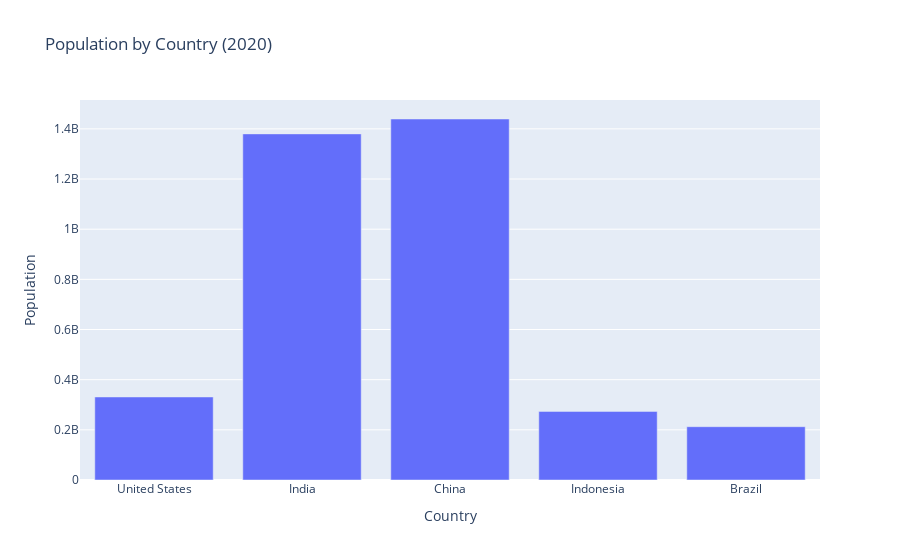

Notebook cell for this chart:
### Code cell
fig = px.bar(
    x=df_pivot_2020.index,
    y=df_pivot_2020['Population'],
    labels={"x": "Country", "y": "Population"},
    title="Population by Country (2020)"
)
fig.show()

### Figure 1 — Plotly figure (JSON) as saved in the notebook; plotly's stock layout.template omitted (floating-point values rounded to 4 significant figures)
{"data": [{"alignmentgroup": "True", "hovertemplate": "Country=%{x}<br>Population=%{y}<extra></extra>", "legendgroup": "", "marker": {"color": "#636efa", "pattern": {"shape": ""}}, "name": "", "offsetgroup": "", "orientation": "v", "showlegend": false, "textposition": "auto", "type": "bar", "x": ["United States", "India", "China", "Indonesia", "Brazil"], "xaxis": "x", "y": [331002651, 1380004385, 1439323776, 273523615, 212559417], "yaxis": "y"}], "layout": {"barmode": "relative", "legend": {"tracegroupgap": 0}, "title": {"text": "Population by Country (2020)"}, "xaxis": {"anchor": "y", "domain": [0, 1], "title": {"text": "Country"}}, "yaxis": {"anchor": "x", "domain": [0, 1], "title": {"text": "Population"}}}}
